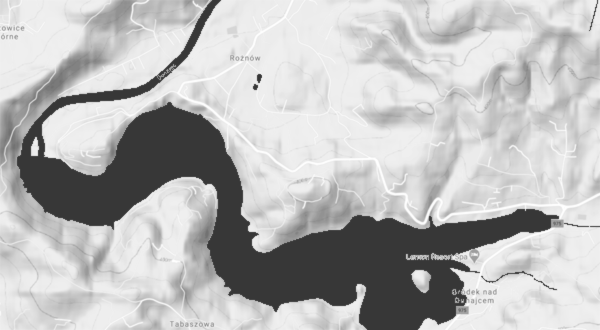
#> input picture execise2/gauss.bmp, 600 x 330 px
$ python main.py
#> lines starting #> are read from the running program, lines starting #| are printed output that depends on the picture
#> further down, obraz is the input picture: shape (330, 600, 3); min 55, max 255, mean 186.2
### execise2/konwolucja.py
import numpy as np
import cv2 as cv
def konwolucja(obraz, filtr):
    h, w = obraz.shape[:2]
#> h = 330; w = 600
    filtr_h, filtr_w = filtr.shape
    ramka_h, ramka_w = filtr_h // 2, filtr_w // 2

    if len(obraz.shape) == 3:
        obraz = cv.cvtColor(obraz, cv.COLOR_BGR2GRAY)
#> obraz: shape (330, 600)


    obraz = obraz.astype(np.float32)

    ramka = np.pad(obraz, ((ramka_h, ramka_h), (ramka_w, ramka_w)),
                   mode='edge')
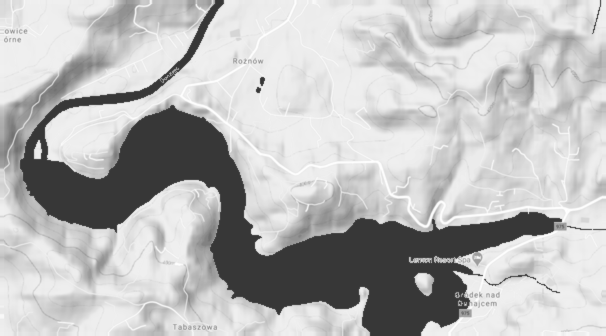
#> ramka: shape (336, 606) float32; min 55, max 255, mean 187.1

    koniec = np.zeros((h, w), dtype=np.float32)

    for i in range(h):
        for j in range(w):
            region = ramka[i:i + filtr_h, j:j + filtr_w]
            #suma iloczynów
            wartosc = np.sum(region * filtr)
            koniec[i, j] = wartosc
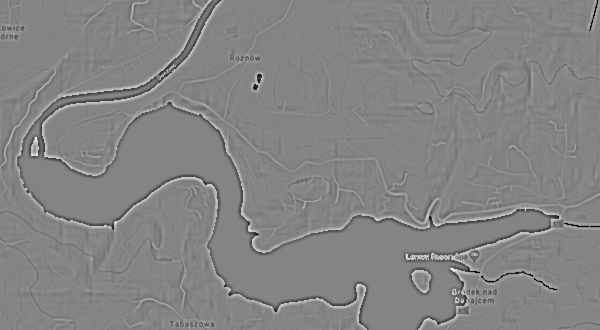
#> koniec: shape (330, 600) float32; min -6092, max 5641, mean -0.5; drawn with min black and max white

    # highpass
    koniec = koniec + 128
    koniec = np.clip(koniec, 0, 255)
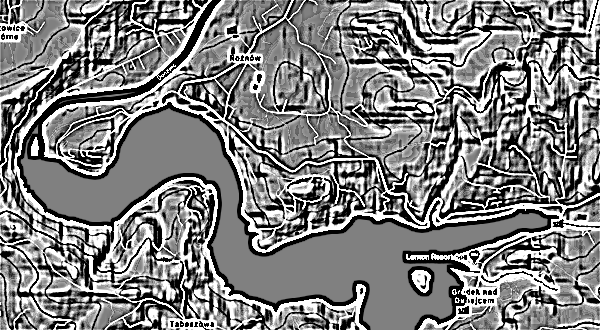
#> koniec: shape (330, 600) float32; min 0, max 255, mean 128.9

    return koniec.astype(np.uint8)

### execise2/display_and_save.py
import cv2 as cv
def display_and_save(obiekt,nazwa_do_zapisu,napis,wait):
    cv.imshow(napis,obiekt)
    cv.waitKey(wait)
    cv.imwrite(nazwa_do_zapisu,obiekt)
    cv.destroyAllWindows()

### execise2/tworzenie_obrazu_strukturalnego.py
import numpy as np
def tworzenie_obrazu_strukturalnego(rozmiar,ksztalt):

    if ksztalt == "kwadrat":
        return np.ones((rozmiar,rozmiar),dtype=np.uint8)

    elif ksztalt == "krzyz":
        element = np.zeros((rozmiar,rozmiar),dtype= np.uint8)

        mid = rozmiar // 2 # rozmiar sąsiedztwa
        element[mid,:]=1
        element[:,mid]=1
        return element

    elif ksztalt == "gauss":
        sigma = rozmiar /6.0
        mid = rozmiar // 2
        element = np.zeros((rozmiar,rozmiar),dtype=np.float32)

        #wzor na filtr gaussa
        for i in range(rozmiar):
            for j in range(rozmiar):
                x = i - mid
                y = j - mid
                element[i, j] = np.exp(-(x ** 2 + y ** 2) / (2 * sigma ** 2))

        element = element / np.max(element)
        return element
    elif ksztalt == "upperpass":
        element = np.ones((rozmiar,rozmiar),dtype=np.float32) * -1
        mid = rozmiar // 2

        #element środkowy
        element[mid,mid] = rozmiar * rozmiar -1
        return element

    else:
        print("\n BŁĄD! WPISANO NIE OBSŁUGIWANY KSZTAŁT FILTRA!")
        return np.ones((rozmiar,rozmiar),dtype=np.uint8)

### execise2/main.py
import cv2 as cv
import numpy as np
from erozja import *
from dylatacja import *
from display_and_save import *
from tworzenie_obrazu_strukturalnego import *
from otwarcie import *
from domkniecie import *
from konwolucja import *
obraz = cv.imread("gauss.bmp")


# [62 lines of commented-out code are left out]

filtr7 = tworzenie_obrazu_strukturalnego(rozmiar = 7,ksztalt="upperpass")
print(filtr7)
upper1=konwolucja(obraz,filtr7)
display_and_save(upper1,"upperpass_dylatacja.bmp","upperpass",0)
upper2= konwolucja(obraz,filtr7)
display_and_save(upper2 ,"upperpass_erozja.bmp","upperpass",0)

$ run again, with execise2/dylatacja6.bmp copied over execise2/gauss.bmp
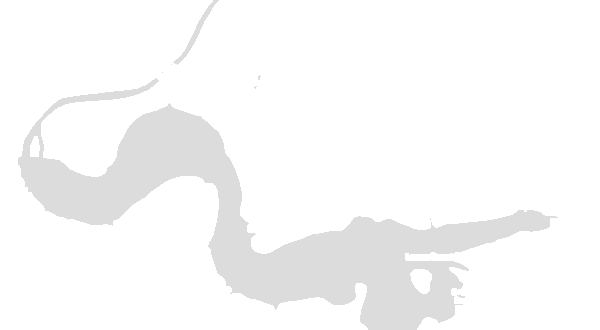
#> input picture execise2/dylatacja6.bmp, 600 x 330 px
#> obraz is the input picture: shape (330, 600, 3); min 220, max 255, mean 248.8
#> after the loop in konwolucja, `for i in range(h):`:
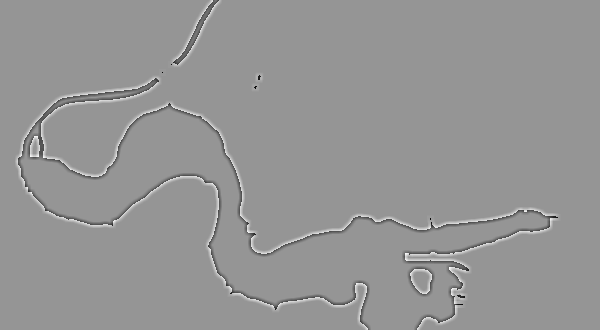
#> koniec: shape (330, 600) float32; min -1680, max 1190, mean 0; drawn with min black and max white
#> in konwolucja, `koniec = np.clip(koniec, 0, 255)`:
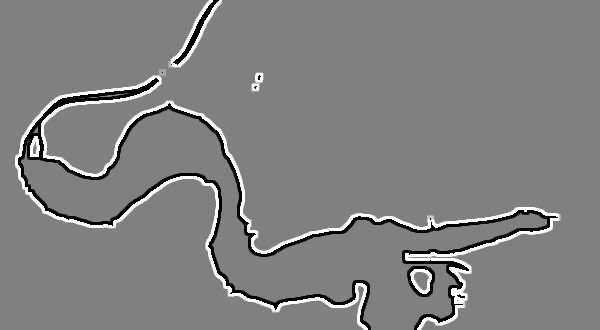
#> koniec: shape (330, 600) float32; min 0, max 255, mean 128.4
